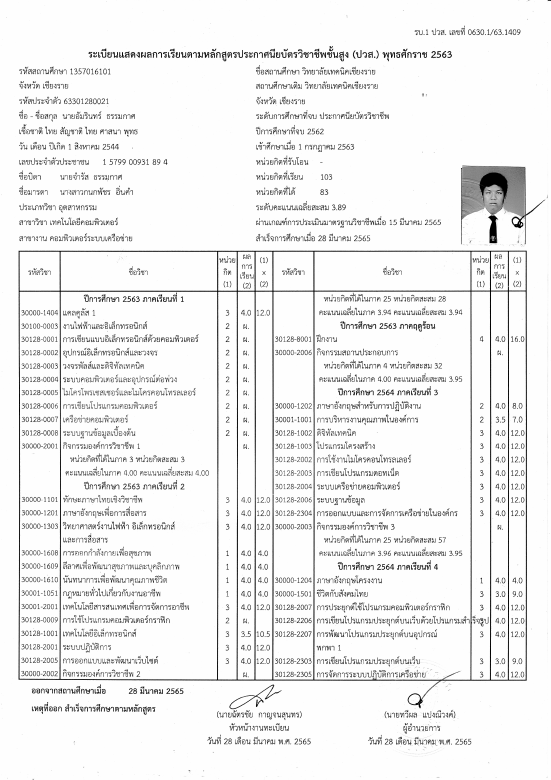
#> input picture django/ocr_project/media/img-3.png, 1653 x 2338 px (shown at 1/3 size)
$ python -i function_hs_tsr.py   (imports and definitions only)
#> lines starting #> are read from the running program, lines starting #| are printed output that depends on the picture; after the words box and inside, x2 and y2 are one past the last pixel; in counts of white or black regions, pixels touching at a corner belong together
#> further down, picture is the input picture: shape (2338, 1653); min 0, max 255, mean 239.5
import pytesseract
import cv2
import numpy as np

# [86 lines left out: functions split_grade_table_and_students, biggest_contour, persective_transformation, not called in this run]

def group_indices(indices, gap=1):
    groups = []
    if not indices:
        return groups
    current = [indices[0]]
    for idx in indices[1:]:
        if idx - current[-1] <= gap:
            current.append(idx)
        else:
            groups.append(current)
            current = [idx]
    groups.append(current)
    return groups

# [426 lines left out: functions find_table_columns, crop_top_bottom, detect_text_in_cell, detect_sub_text_in_group, separate_subject_code_and_name, predict_text and 7 more, not called in this run]

def find_table_subject_group(cell_img):

    kernel = np.ones((3, 3), np.uint8)
    cell_img_dilated = cv2.dilate(cell_img.copy(), kernel, iterations=1)
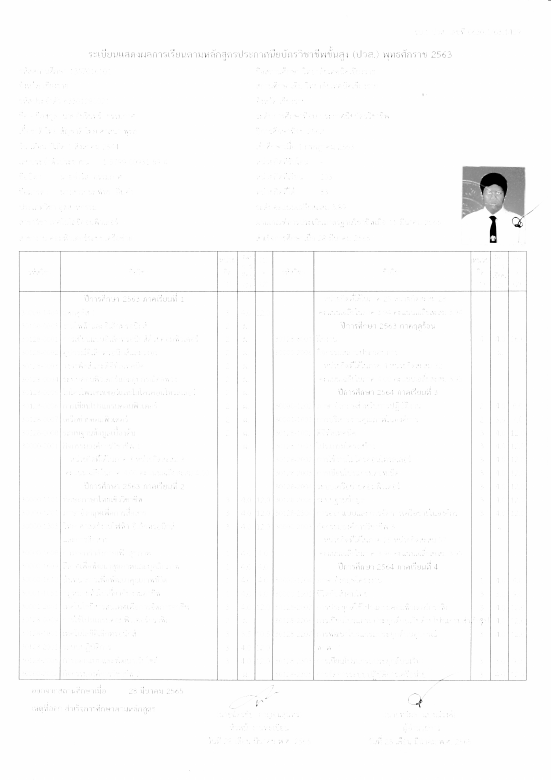
#> cell_img_dilated: shape (2338, 1653) (shown at 1/3 size); min 0, max 255, mean 251.8

    # คำนวณ horizontal projection (ผลรวมของ pixel ในแต่ละแถว)
    horizontal_proj = np.sum(cell_img_dilated, axis=1)
#> horizontal_proj = 2338 values, max 420045 at index 416, min 164953 at index 873, mean 416212.4
    vertical_proj = np.sum(cell_img_dilated, axis=0)
#> vertical_proj = 1653 values, max 593980 at index 25, min 354985 at index 1525, mean 588690

    # ตั้ง threshold สำหรับเลือกเฉพาะแถวที่มี "เส้น"
    horizontal_line_threshold = np.max(horizontal_proj) * 0.9
#> horizontal_line_threshold = 378040.5
    vertical_line_threshold = np.max(vertical_proj) * 0.7
#> vertical_line_threshold = 415786

    # หา indices ของแถวที่มีค่า projection มากกว่าค่า threshold
    row_line_indices = [i for i, value in enumerate(horizontal_proj) if value > horizontal_line_threshold]
#> row_line_indices = 2333 values from 0 to 2337
    col_line_indices = [i for i, value in enumerate(vertical_proj) if value > vertical_line_threshold]
#> col_line_indices = 1648 values from 0 to 1652

    # รวมกลุ่ม indices ที่ติดกัน (ต้องมีฟังก์ชัน group_indices ที่คุณนิยามไว้แล้ว)
    groups_row = group_indices(row_line_indices, gap=1)
#> in group_indices, `current = [indices[0]]`: current = [0]
#> after the loop in group_indices, `for idx in indices[1:]:`: groups = 3 items
#> groups_row = 4 items
    groups_col = group_indices(col_line_indices, gap=1)
#> groups_col = 6 items

    # สำหรับแต่ละกลุ่ม หา index กลางเป็นตำแหน่งของเส้น
    # แต่แทนที่จะใช้ความหนาแน่น เราจะใช้ความยาวของแต่ละกลุ่ม (จำนวน index ในกลุ่ม)
    groups_row_with_length = [(group, len(group)) for group in groups_row]
#> groups_row_with_length = 4 items
    groups_col_with_length = [(group, len(group)) for group in groups_col]
#> groups_col_with_length = 6 items

    # เรียงลำดับกลุ่มจากความยาวมากไปหาน้อย
    groups_row_with_length.sort(key=lambda x: x[1], reverse=True)
    groups_col_with_length.sort(key=lambda x: x[1], reverse=True)

    # เลือกเฉพาะกลุ่มที่มีความยาวมากที่สุด
    top_groups_row = groups_row_with_length[:4]
#> top_groups_row = 4 items
    top_groups_col = groups_col_with_length[:2]
#> top_groups_col = 2 items

    # คำนวณตำแหน่งเส้นโดยการหาค่าเฉลี่ยของแต่ละกลุ่ม แล้วเรียงลำดับจากบนลงล่าง
    row_lines = [int(np.mean(group)) for group, _ in top_groups_row]
#> row_lines = [1456, 376, 2189, 813]
    col_lines = [int(np.mean(group)) for group, _ in top_groups_col]
#> col_lines = [326, 1089]
    row_lines.sort()
    col_lines.sort()

    print("ตำแหน่งของเส้นแถวที่ตรวจจับได้:", row_lines)
#| ตำแหน่งของเส้นแถวที่ตรวจจับได้: [376, 813, 1456, 2189]
    print("ตำแหน่งของเส้นคอลัมน์ที่ตรวจจับได้:", col_lines)
#| ตำแหน่งของเส้นคอลัมน์ที่ตรวจจับได้: [326, 1089]

    # --- สร้าง Mask จากเส้นแถว ---
    mask_row = np.zeros_like(cell_img_dilated)
    mask_col = np.zeros_like(cell_img_dilated)

    # วาดเส้นแถวลงใน mask (เส้นแนวนอน)
    for y in row_lines:
        cv2.line(mask_row, (0, y), (mask_row.shape[1]-1, y), 255, thickness=10)
#> this loop made 4 passes
#> y on passes 1 to 4: 376, 813, 1456, 2189
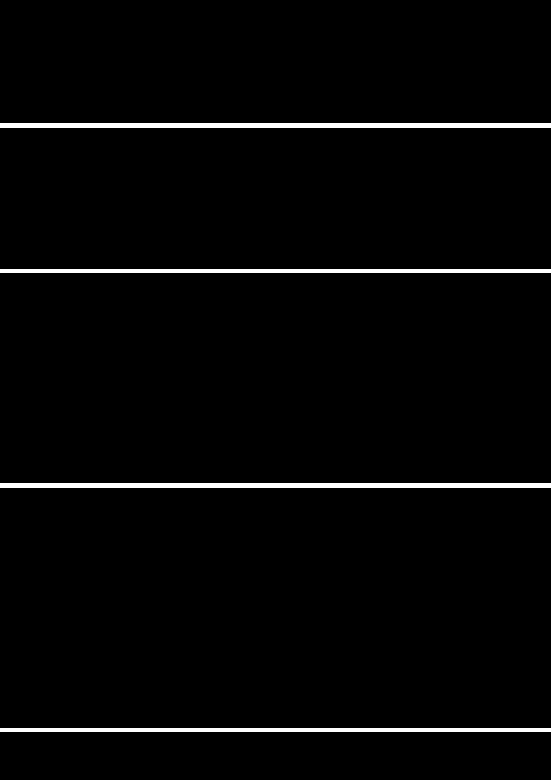
#> mask_row: shape (2338, 1653) (shown at 1/3 size); 1.9% white; 4 white regions, box (x1, y1, x2, y2) and area: (0, 371, 1653, 382) 18183, (0, 808, 1653, 819) 18183, (0, 1451, 1653, 1462) 18183, (0, 2184, 1653, 2195) 18183

    # วาดเส้นคอลัมน์ลงใน mask (เส้นแนวตั้ง)
    for x in col_lines:
        cv2.line(mask_col, (x, 0), (x, mask_col.shape[0]-1), 255, thickness=10)
#> this loop made 2 passes
#> x on passes 1 to 2: 326, 1089
#> mask_col: shape (2338, 1653); 1.3% white; 2 white regions, box (x1, y1, x2, y2) and area: (321, 0, 332, 2338) 25718, (1084, 0, 1095, 2338) 25718

    # --- ใช้ cv2.bitwise_and เพื่อลบเส้นแถวออกจากภาพ ---
    mask_row_inv = cv2.bitwise_not(mask_row)
    img_no_lines_row = cv2.bitwise_and(cell_img, cell_img, mask=mask_row_inv)

    # --- ใช้ cv2.bitwise_and เพื่อลบเส้นแนวตั้งออกจากภาพ ---
    mask_col_inv = cv2.bitwise_not(mask_col)
    img_no_lines_col = cv2.bitwise_and(cell_img, cell_img, mask=mask_col_inv)

    # --- ใช้ cv2.bitwise_and เพื่อลบเส้นแนวตั้งและแนวนอนออกจากภาพ ---
    combined_mask = cv2.bitwise_or(mask_row, mask_col)
#> combined_mask: shape (2338, 1653); 3.2% white; 1 white region, box (x1, y1, x2, y2) and area: (0, 0, 1653, 2338) 123200
    combined_mask_inv = cv2.bitwise_not(combined_mask)
    img_no_lines_row_col = cv2.bitwise_and(cell_img, cell_img, mask=combined_mask_inv)

    # --- Crop ภาพโดยใช้พิกัดของเส้นที่ตรวจจับได้ ---
    cropped_row_segments = []
    # loop จะทำงานจากเส้นที่ 1 ถึงเส้นที่ n-1 (crop ภาพระหว่างเส้นที่ i และ i+1)\

    for i in range(len(row_lines) - 1):
        y_start = row_lines[i]
        y_end = row_lines[i+1]
        cropped = img_no_lines_row_col[y_start:y_end, :]  # crop ทุกคอลัมน์ในช่วงแถวที่กำหนด
        cropped_row_segments.append(cropped)
#> this loop made 3 passes
#> (y_start, y_end) on passes 1 to 3: (376, 813), (813, 1456), (1456, 2189)
#> pass 1, in find_table_subject_group, `cropped = img_no_lines_row_col[y_start:y_end, :]`:
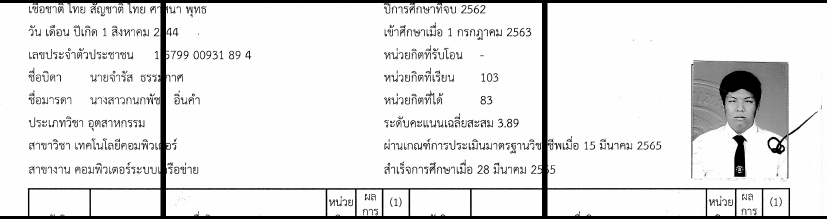
#> cropped: shape (437, 1653) (shown at 1/2 size); min 0, max 255, mean 229.2
#> pass 3, in find_table_subject_group, `cropped = img_no_lines_row_col[y_start:y_end, :]`:
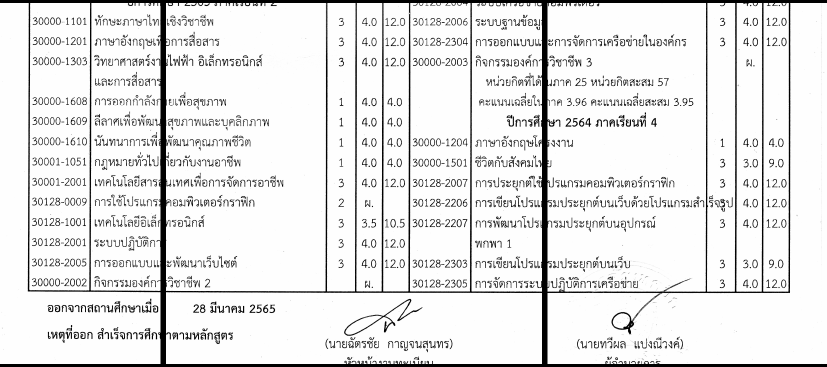
#> cropped: shape (733, 1653) (shown at 1/2 size); min 0, max 255, mean 230.1
#> after the loop, cropped_row_segments = 3 items

    for idx, row_img in enumerate(cropped_row_segments[1:]):
        x_start = col_lines[0]
        x_end = col_lines[1]
        if(idx == 0):
            department_credits_img = row_img[:, x_start:x_end]
            department_academic_results_img = row_img[:, x_end:]
        else:
            sum_department_credits_img = row_img[:, x_start:x_end]
            gpa_img = row_img[:, x_end:]
#> this loop made 2 passes
#> pass 1, in find_table_subject_group, `department_credits_img = row_img[:, x_start:x_end]`:
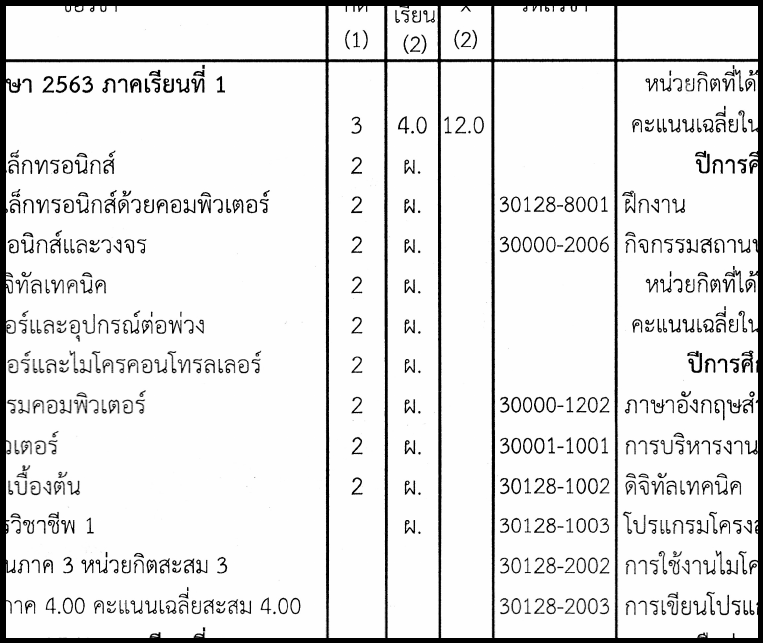
#> department_credits_img: shape (643, 763); min 0, max 255, mean 229.3
#> pass 1, in find_table_subject_group, `department_academic_results_img = row_img[:, x_end:]`:
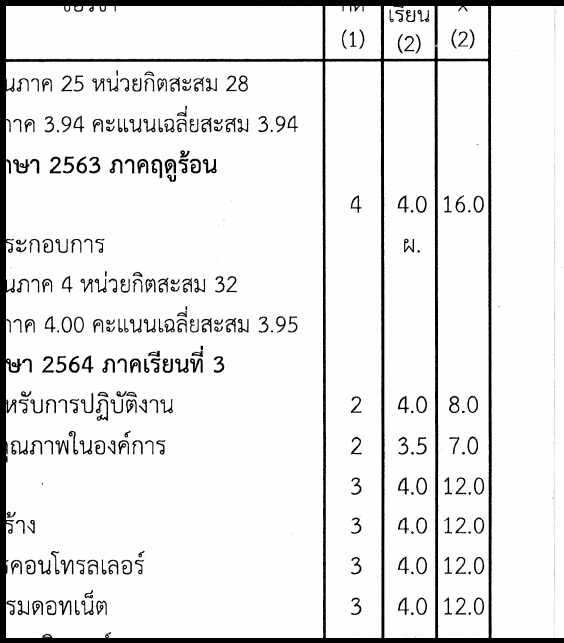
#> department_academic_results_img: shape (643, 564); min 0, max 255, mean 232.5
#> pass 2, in find_table_subject_group, `gpa_img = row_img[:, x_end:]`:
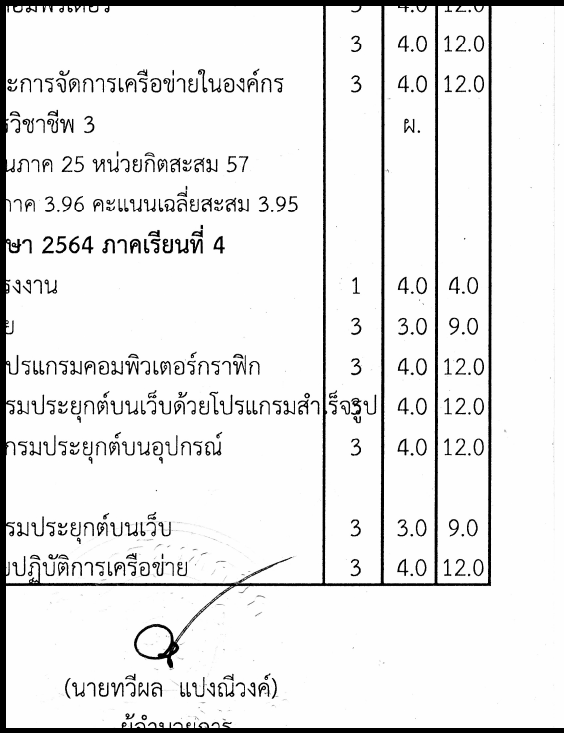
#> gpa_img: shape (733, 564); min 0, max 255, mean 233.3

    return department_credits_img, department_academic_results_img, sum_department_credits_img, gpa_img

# [50 lines left out: functions detect_text_subject_group, predict_text_subject_group, not called in this run]

>>> import cv2
>>> picture = cv2.imread('../media/img-3.png', cv2.IMREAD_GRAYSCALE)
>>> result = find_table_subject_group(picture)
